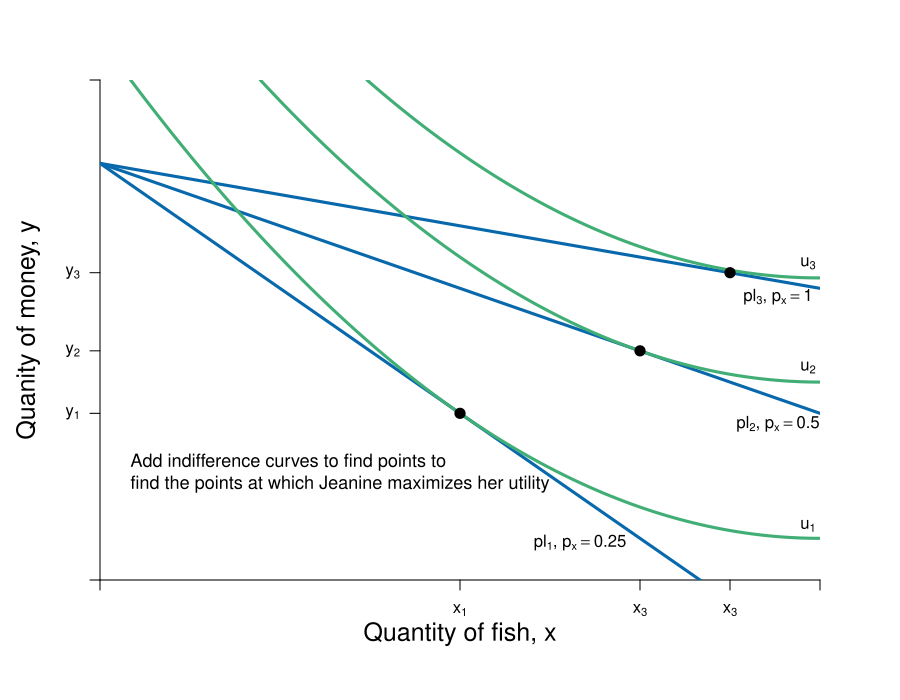

R code for this plot:
#Graph Designer: Simon Halliday & Madeleine Wettach '20
#Authors: Bowles, Foley and Halliday
#Title: Microeconomics: Competition, Conflict and Coordination

require(shape)
pdf(file = "constrained_optimization/step_by_step_graphs_3/offer_curve_qql_step2.pdf", width = 9, height = 7)

#Set parameters for graphics
axislabelsize <- 1.5
graphlinewidth <- 3
segmentlinewidth <- 2

COL <- c("#7fc97f", "#beaed4", "#fdc086", "#ffff99", "#386cb0", "#f0027f", "#bf5b17", "#666666")
COLA <- c("#99d8c9","#66c2a4","#41ae76", "#238b45", "#005824")
COLB <- c("#4eb3d3", "#2b8cbe", "#0868ac","#084081")

#Edited the margins to cater for the larger LHS labels
par(mar =  c(6, 5, 4, 4))

mrsA <- function(x, rmax = 10, xmax = 20) {
  rmax - (rmax/xmax)*x
}


uA <- function(x, y, rmax = 2, xmax = 12) {
  y + rmax*x - (1/2)*(rmax/xmax)*x^2
}

indiffA1 <- function(x, uA = 10, rmax = 2.5, xmax = 10) {
  uA - rmax*x + (1/2)*(rmax/xmax)*(x^2)
}

offerCurve <- function(x, w, rmax = 2, xmax = 12) {
  w - rmax*x + (rmax/xmax)*x^2
}

bcA <- function(x, w = 20, p = 2) {
  w - p*x
}


xlims <- c(0, 12)
ylims <- c(0, 12)

npts <- 501 
x <- seq(xlims[1], xlims[2], length.out = npts)
y <- seq(ylims[1], ylims[2], length.out = npts) 
a <- c(13, 16.75, 19.25)

plot(0, 0, xlim = xlims, ylim = ylims, type = "n",
     xlab = expression(paste("")),
     ylab = expression(paste("")), 
     xaxt = "n", 
     yaxt = "n", 
     cex.lab = axislabelsize, 
     bty = "n",
     xaxs="i", 
     yaxs="i")

# ticksy <- seq(from = 0, to = ylims[2], by = 2)
# ylabels <- seq(from = 0, to = ylims[2], by = 2)
# ticksx <- seq(from = 0, to = xlims[2], by = 2)
# xlabels <- seq(from = 0, to = xlims[2], by = 2)
ticksy <- c(0, 4, 5.5, 7.375 , ylims[2])
ylabels <- c(NA, expression(paste(y[1])), expression(paste(y[2])), expression(paste(y[3])), NA)
ticksx <- c(0, 6, 9, 10.5,  xlims[2])
xlabels <- c(NA, expression(paste(x[1])), expression(paste(x[3])), expression(paste(x[3])), NA)




axis(1, at = ticksx, pos = 0, labels = xlabels)
axis(2, at = ticksy, pos = 0, labels = ylabels, las = 1)

npts <- 500 
xx1 <- seq(xlims[1], xlims[2], length.out = npts)

#lines(xx1, bcA(xx1, w = 10, p = 1.5), col = COLB[3], lwd = graphlinewidth)
lines(xx1, bcA(xx1, w = 10, p = 1), col = COLB[3], lwd = graphlinewidth)
lines(xx1, bcA(xx1, w = 10, p = 0.5), col = COLB[3], lwd = graphlinewidth)
lines(xx1, bcA(xx1, w = 10, p = 0.25), col = COLB[3], lwd = graphlinewidth)


#Label the axes
mtext(expression(paste("Quantity of fish, ", x)), side=1, line = 2.5, cex = axislabelsize)
text(-1.2, 0.5 * ylims[2], expression(paste("Quanity of money, ", y)), xpd = TRUE, cex = axislabelsize, srt = 90) 

#Label the indifference curves
text(11.8, 1.3, expression(u[1]))
text(11.8, 5.1, expression(u[2]))
text(11.8, 7.6, expression(u[3]))

#Label the price lines
text(8, 0.9, expression(paste(pl[1], ", ", p[x] == 0.25)))
text(11.3, 3.75, expression(paste(pl[2], ", ", p[x] == 0.5)))
text(11.3, 6.8, expression(paste(pl[3], ", ", p[x] == 1)))

contour(x, y, 
        outer(x, y, uA),
        drawlabels = FALSE,
        col = COLA[3],
        lwd = graphlinewidth,
        levels = a, 
        xaxs="i", 
        yaxs="i", 
        add = TRUE)

#Annotate points on offer curve mrs = p for each of p = 1, 0.5, 0.25
#Where mrs = 2 - (1/6)*x
points(6, 4, pch = 16, col = "black", cex = 1.5)
points(9, 5.5, pch = 16, col = "black", cex = 1.5)
points(10.5, 7.375, pch = 16, col = "black", cex = 1.5)

text(4, 2.3, expression(paste("Add indifference curves to find points to 
find the points at which Jeanine maximizes her utility")), cex = 1.1)
dev.off()
